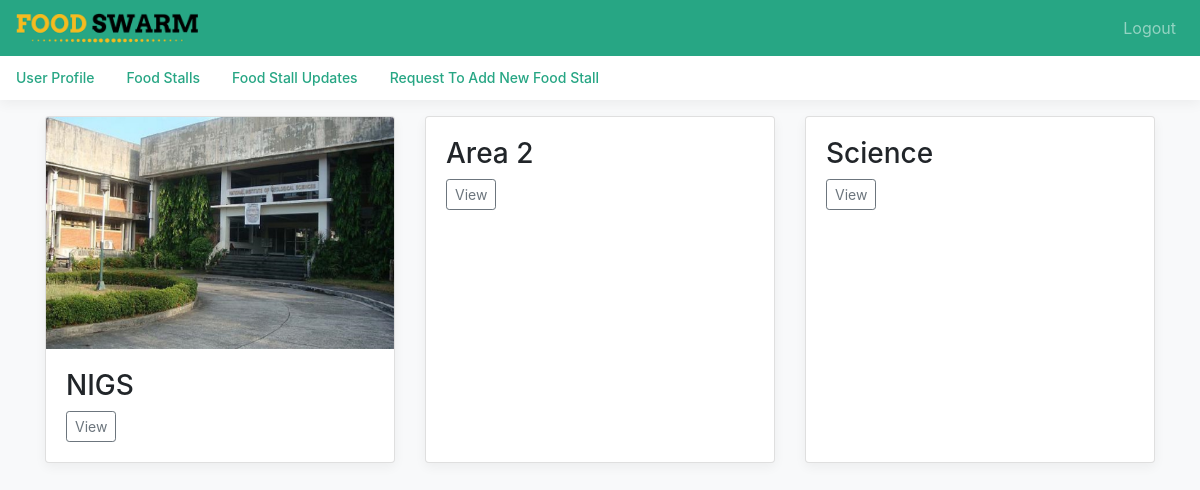
The app's page / (signed in) with its own data.
### FoodSwarm/models.py (models this page shows, shortened)
class FoodStall(models.Model):
	name = models.CharField(max_length=30, verbose_name='Name of Food Stall')
	description = models.TextField(default = 'N/A', verbose_name='Description')
	location = models.CharField(max_length=100, default = 'N/A', verbose_name='Location (Address)')
	capacity = models.CharField(max_length=15, default = 'N/A', verbose_name='Total Capacity')
	tables = models.CharField(max_length=5, default = 'N/A', verbose_name='Number of Tables')
	chairs = models.CharField(max_length=5, default = 'N/A', verbose_name='Number of Seats')
	operatinghrs = models.CharField(max_length=30, default = 'N/A', verbose_name='Operating Hours')
	peakhrs = models.CharField(max_length=30, default = 'N/A', verbose_name='Peak Hours')
	time_updated = models.DateTimeField(default = timezone.now, verbose_name='Time Created')
	request = models.CharField(max_length=5, default = 'YES', verbose_name='Is this a Food Stall Request?')

### FoodSwarm/views.py (the view)
# urls.py: path('', FoodStallListView.as_view(), name='FoodSwarm-Home'),
class FoodStallListView(LoginRequiredMixin, ListView):
	context_object_name = 'FoodSwarm-Home'
	template_name = 'FoodSwarm/home.html'
	queryset = FoodStall.objects.all()
	ordering = ['-time_updated']
	def get_context_data(self, **kwargs):
	    context = super(FoodStallListView, self).get_context_data(**kwargs)
	    context['Comments'] = Comment.objects.all().order_by('-date_posted')
	    context['FoodStalls'] = self.queryset
	    return context

### FoodSwarm/templates/FoodSwarm/home.html (shortened to what this page needs)
{% extends "Foodswarm/base.html" %}
{% load static %}
{% block content %}
<main role="main" class="container pt-sm-3">
  <div class="card-deck">
    {% for foodstall in FoodStalls %}
      {% if foodstall.request|length == 2 %}
        <div class="card mb-4 box-shadow">
          <img class="card-img-top" src="{% static 'FoodSwarm/STALLS/' %}{{foodstall.name}}.png" onerror="this.src='https://images.unsplash.com/photo-1521473717695-e8f5635b7f6a'" alt="">
          <div class="card-body">
            <h3 class="card-text">{{ foodstall.name}}</h3>
            <div class="d-flex justify-content-between align-items-center">
              <div class="btn-group">
                <a class="btn btn-sm btn-outline-secondary" href="{% url 'FoodStall-Detail' foodstall.id %}" role="button">View</a>
              </div>
            </div>
          </div>
        </div>
      {% endif %}
    {% endfor %}
  </div>
</main>
{% endblock content %}

### FoodSwarm/static/FoodSwarm/css/main.css (style rules this page uses)
html, body { overflow-x: hidden; }
body { padding-top: 56px; }
.box-shadow { box-shadow: 0 .25rem .75rem rgba(0, 0, 0, .05); }

### records on screen
FoodStall: name (picture), name "NIGS"
FoodStall: name "Area 2"
FoodStall: name "Science"
